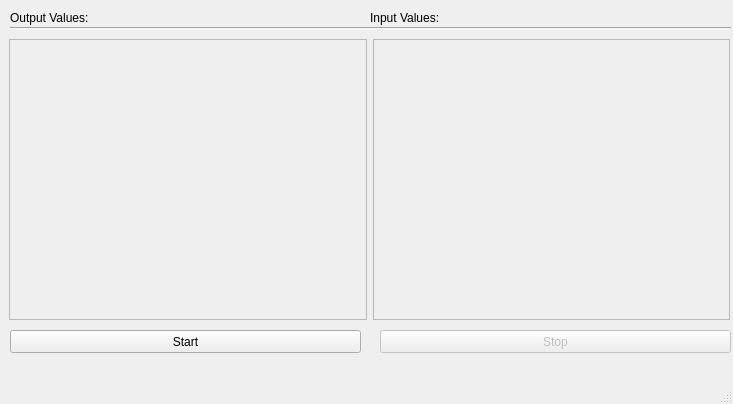
<?xml version="1.0" encoding="UTF-8"?>
<ui version="4.0">
 <class>MainWindow</class>
 <widget class="QMainWindow" name="MainWindow">
  <property name="geometry">
   <rect>
    <x>0</x>
    <y>0</y>
    <width>733</width>
    <height>404</height>
   </rect>
  </property>
  <property name="windowTitle">
   <string>MainWindow</string>
  </property>
  <widget class="QWidget" name="centralwidget">
   <widget class="QPushButton" name="start_btn">
    <property name="geometry">
     <rect>
      <x>10</x>
      <y>330</y>
      <width>351</width>
      <height>23</height>
     </rect>
    </property>
    <property name="text">
     <string>Start</string>
    </property>
   </widget>
   <widget class="QPushButton" name="stop_btn">
    <property name="enabled">
     <bool>false</bool>
    </property>
    <property name="geometry">
     <rect>
      <x>380</x>
      <y>330</y>
      <width>351</width>
      <height>23</height>
     </rect>
    </property>
    <property name="text">
     <string>Stop</string>
    </property>
    <property name="checkable">
     <bool>false</bool>
    </property>
    <property name="checked">
     <bool>false</bool>
    </property>
   </widget>
   <widget class="QWidget" name="horizontalLayoutWidget">
    <property name="geometry">
     <rect>
      <x>9</x>
      <y>39</y>
      <width>721</width>
      <height>281</height>
     </rect>
    </property>
    <layout class="QHBoxLayout" name="io_layout">
     <item>
      <widget class="QScrollArea" name="output_area">
       <property name="widgetResizable">
        <bool>true</bool>
       </property>
       <widget class="QWidget" name="scrollAreaWidgetContents">
        <property name="geometry">
         <rect>
          <x>0</x>
          <y>0</y>
          <width>355</width>
          <height>277</height>
         </rect>
        </property>
       </widget>
      </widget>
     </item>
     <item>
      <widget class="QScrollArea" name="input_area">
       <property name="widgetResizable">
        <bool>true</bool>
       </property>
       <widget class="QWidget" name="scrollAreaWidgetContents_2">
        <property name="geometry">
         <rect>
          <x>0</x>
          <y>0</y>
          <width>354</width>
          <height>277</height>
         </rect>
        </property>
       </widget>
      </widget>
     </item>
    </layout>
   </widget>
   <widget class="QLabel" name="output_lbl">
    <property name="geometry">
     <rect>
      <x>10</x>
      <y>10</y>
      <width>91</width>
      <height>16</height>
     </rect>
    </property>
    <property name="text">
     <string>Output Values:</string>
    </property>
   </widget>
   <widget class="QLabel" name="input_lbl">
    <property name="geometry">
     <rect>
      <x>370</x>
      <y>10</y>
      <width>91</width>
      <height>16</height>
     </rect>
    </property>
    <property name="text">
     <string>Input Values:</string>
    </property>
   </widget>
   <widget class="Line" name="line">
    <property name="geometry">
     <rect>
      <x>10</x>
      <y>20</y>
      <width>721</width>
      <height>16</height>
     </rect>
    </property>
    <property name="orientation">
     <enum>Qt::Horizontal</enum>
    </property>
   </widget>
  </widget>
  <widget class="QMenuBar" name="menubar">
   <property name="geometry">
    <rect>
     <x>0</x>
     <y>0</y>
     <width>733</width>
     <height>21</height>
    </rect>
   </property>
  </widget>
  <widget class="QStatusBar" name="statusbar"/>
 </widget>
 <resources/>
 <connections/>
</ui>
